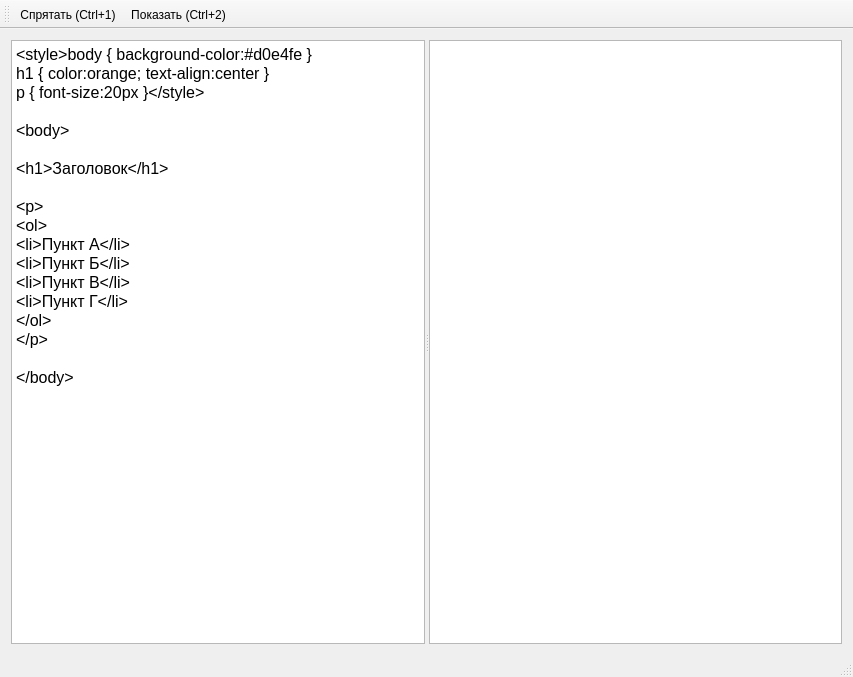
<?xml version="1.0" encoding="UTF-8"?>
<ui version="4.0">
 <class>MainWindow</class>
 <widget class="QMainWindow" name="MainWindow">
  <property name="geometry">
   <rect>
    <x>0</x>
    <y>0</y>
    <width>853</width>
    <height>677</height>
   </rect>
  </property>
  <property name="windowTitle">
   <string>MainWindow</string>
  </property>
  <widget class="QWidget" name="centralWidget">
   <layout class="QHBoxLayout" name="horizontalLayout">
    <item>
     <widget class="AnimatedSplitter" name="splitter">
      <property name="orientation">
       <enum>Qt::Horizontal</enum>
      </property>
      <property name="childrenCollapsible">
       <bool>false</bool>
      </property>
      <widget class="QPlainTextEdit" name="plainTextEdit">
       <property name="font">
        <font>
         <pointsize>12</pointsize>
        </font>
       </property>
       <property name="plainText">
        <string>&lt;style&gt;
body {
    background-color: #d0e4fe;
}

h1 {
    color: orange;
    text-align: center;
}

p {
    font-family: &quot;Times New Roman&quot;;
    font-size: 20px;
}
&lt;/style&gt;

&lt;body&gt;

&lt;h1&gt;Заголовок&lt;/h1&gt;

&lt;p&gt;
&lt;ol&gt;
&lt;li&gt;Пункт А&lt;/li&gt;
&lt;li&gt;Пункт Б&lt;/li&gt;
&lt;li&gt;Пункт В&lt;/li&gt;
&lt;li&gt;Пункт Г&lt;/li&gt;
&lt;/ol&gt;
&lt;/p&gt;

&lt;/body&gt;</string>
       </property>
      </widget>
      <widget class="QTextBrowser" name="textBrowser">
       <property name="sizePolicy">
        <sizepolicy hsizetype="Ignored" vsizetype="Expanding">
         <horstretch>0</horstretch>
         <verstretch>0</verstretch>
        </sizepolicy>
       </property>
       <property name="font">
        <font>
         <family>Verdana</family>
         <pointsize>10</pointsize>
        </font>
       </property>
       <property name="lineWrapMode">
        <enum>QTextEdit::NoWrap</enum>
       </property>
      </widget>
     </widget>
    </item>
   </layout>
  </widget>
  <widget class="QMenuBar" name="menuBar">
   <property name="geometry">
    <rect>
     <x>0</x>
     <y>0</y>
     <width>853</width>
     <height>21</height>
    </rect>
   </property>
  </widget>
  <widget class="QStatusBar" name="statusBar"/>
  <widget class="QToolBar" name="mainToolBar">
   <attribute name="toolBarArea">
    <enum>TopToolBarArea</enum>
   </attribute>
   <attribute name="toolBarBreak">
    <bool>false</bool>
   </attribute>
   <addaction name="actionHideView"/>
   <addaction name="actionShowView"/>
  </widget>
  <action name="actionHideView">
   <property name="text">
    <string>Спрятать (Ctrl+1)</string>
   </property>
   <property name="shortcut">
    <string>Ctrl+1</string>
   </property>
  </action>
  <action name="actionShowView">
   <property name="text">
    <string>Показать (Ctrl+2)</string>
   </property>
   <property name="shortcut">
    <string>Ctrl+2</string>
   </property>
  </action>
 </widget>
 <layoutdefault spacing="6" margin="11"/>
 <customwidgets>
  <customwidget>
   <class>AnimatedSplitter</class>
   <extends>QSplitter</extends>
   <header>AnimatedSplitter.h</header>
   <container>1</container>
  </customwidget>
 </customwidgets>
 <resources/>
 <connections/>
</ui>
